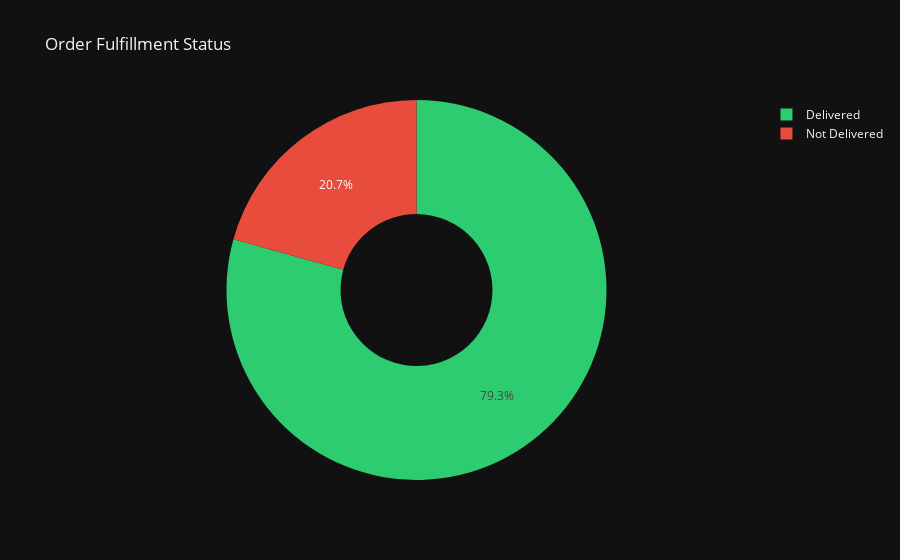

Notebook cell for this chart:
### Markdown cell above
## 4. Delivery Performance Overview

### Code cell
df['DeliveryStatus'] = df['DeliveredFlag'].map({1: 'Delivered', 0: 'Not Delivered'})
status_counts = df['DeliveryStatus'].value_counts().reset_index()
status_counts.columns = ['Status', 'Count']

fig_pie = px.pie(
    status_counts, 
    values='Count', 
    names='Status', 
    hole=0.4,
    title='Order Fulfillment Status',
    color='Status',
    color_discrete_map={'Delivered': '#2ecc71', 'Not Delivered': '#e74c3c'},
    template='plotly_dark'
)
fig_pie.show()

### Figure 1 — Plotly figure (JSON) as saved in the notebook; plotly's stock layout.template omitted (floating-point values rounded to 4 significant figures)
{"data": [{"customdata": [["Delivered"], ["Not Delivered"]], "domain": {"x": [0, 1], "y": [0, 1]}, "hole": 0.4, "hovertemplate": "Status=%{customdata[0]}<br>Count=%{value}<extra></extra>", "labels": ["Delivered", "Not Delivered"], "legendgroup": "", "marker": {"colors": ["#2ecc71", "#e74c3c"]}, "name": "", "showlegend": true, "type": "pie", "values": [46, 12]}], "layout": {"legend": {"tracegroupgap": 0}, "title": {"text": "Order Fulfillment Status"}}}
